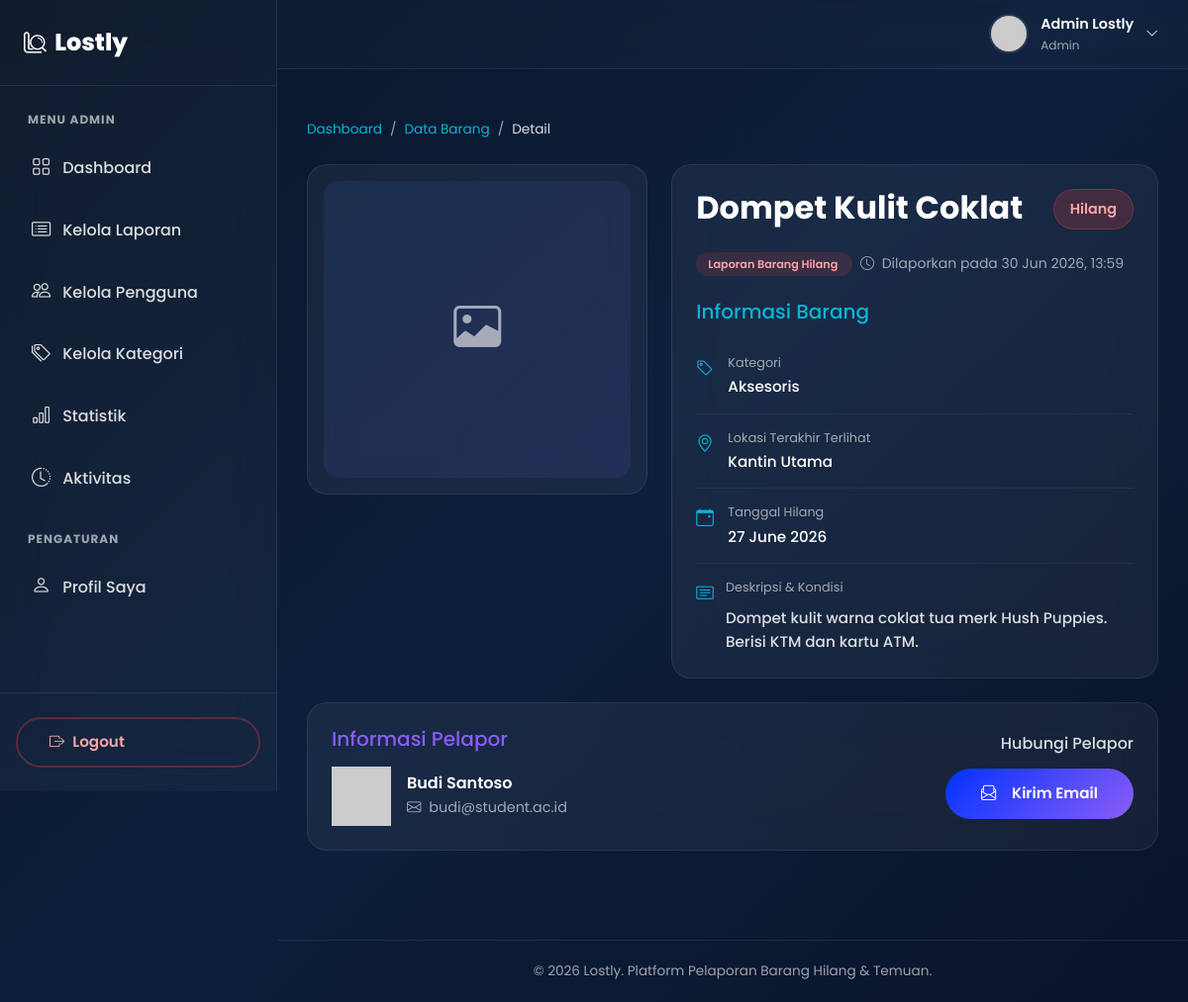
Page /detail_barang.php?id=2&type=hilang (signed in) on the committed database.
### tables this page shows
CREATE TABLE IF NOT EXISTS barang_hilang (
    id_barang INT AUTO_INCREMENT PRIMARY KEY,
    id_user INT NOT NULL,
    nama_barang VARCHAR(150) NOT NULL,
    kategori ENUM('Elektronik', 'Dokumen', 'Aksesoris', 'Pakaian', 'Tas', 'Kunci', 'Buku', 'Lainnya') NOT NULL,
    lokasi VARCHAR(200) NOT NULL,
    tanggal_hilang DATE NOT NULL,
    deskripsi TEXT,
    foto VARCHAR(255) DEFAULT 'no-image.png',
    status ENUM('Hilang', 'Ditemukan', 'Dikembalikan') DEFAULT 'Hilang',
    created_at TIMESTAMP DEFAULT CURRENT_TIMESTAMP,
    FOREIGN KEY (id_user) REFERENCES users(id_user) ON DELETE CASCADE
);

CREATE TABLE IF NOT EXISTS users (
    id_user INT AUTO_INCREMENT PRIMARY KEY,
    nama VARCHAR(100) NOT NULL,
    email VARCHAR(100) NOT NULL UNIQUE,
    password VARCHAR(255) NOT NULL,
    foto VARCHAR(255) DEFAULT 'default.png',
    role ENUM('user', 'admin') DEFAULT 'user',
    created_at TIMESTAMP DEFAULT CURRENT_TIMESTAMP
);

### detail_barang.php (the view, shortened to what this page needs)
<?php
require_once 'session.php';
$id = (int)$_GET['id'];
$type = $_GET['type'];
$current_user_id = $_SESSION['id_user'];
if ($type === 'hilang') {
    $query = "SELECT b.*, u.nama as nama_pelapor, u.email as email_pelapor, u.foto as foto_pelapor,
              'hilang' as tipe, b.tanggal_hilang as tanggal
              FROM barang_hilang b
              JOIN users u ON b.id_user = u.id_user
              WHERE b.id_barang = ?";
} else {
    $query = "SELECT b.*, u.nama as nama_pelapor, u.email as email_pelapor, u.foto as foto_pelapor,
              'temuan' as tipe, b.tanggal_temuan as tanggal
              FROM barang_temuan b
              JOIN users u ON b.id_user = u.id_user
              WHERE b.id_temuan = ?";
}
$stmt = $conn->prepare($query);
$stmt->bind_param("i", $id);
$stmt->execute();
$result = $stmt->get_result();
$item = $result->fetch_assoc();
$is_owner = ($item['id_user'] == $current_user_id);
include 'includes/header.php';
include 'includes/sidebar.php';
include 'includes/topbar.php';
?>
    <div class="container-fluid dashboard-content">
        <nav aria-label="breadcrumb" class="mb-4 animate-on-scroll">
            <ol class="breadcrumb breadcrumb-custom">
                <li class="breadcrumb-item"><a href="dashboard.php">Dashboard</a></li>
                <li class="breadcrumb-item"><a href="data_barang.php">Data Barang</a></li>
                <li class="breadcrumb-item active" aria-current="page">Detail</li>
            </ol>
        </nav>
        <div class="row g-4 justify-content-center">
            <div class="col-lg-5 animate-on-scroll slide-left">
                <div class="detail-card p-3">
                    <?php if ($item['foto'] && $item['foto'] !== 'no-image.png'): ?>
                        <img src="uploads/<?= htmlspecialchars($item['foto']) ?>" alt="<?= htmlspecialchars($item['nama_barang']) ?>" class="detail-image">
                    <?php else: ?>
                        <div class="no-image-placeholder detail-image" style="min-height: 300px; border-radius: var(--radius-md);">
                            <i class="bi bi-image"></i>
                        </div>
                    <?php endif; ?>
                </div>
            </div>
            <div class="col-lg-7 animate-on-scroll slide-right">
                <div class="detail-card p-4 h-100">
                    <div class="d-flex justify-content-between align-items-start mb-3">
                        <h2 style="font-weight: 700; color: var(--text-white);"><?= htmlspecialchars($item['nama_barang']) ?></h2>
                        <span class="badge-status <?= 'badge-' . strtolower($item['status']) ?> px-3 py-2" style="font-size: 0.9rem;">
                            <?= htmlspecialchars($item['status']) ?>
                        </span>
                    </div>
                    <div class="mb-4">
                        <span class="badge-type <?= $item['tipe'] === 'hilang' ? 'badge-type-hilang' : 'badge-type-temuan' ?> me-2">
                            Laporan Barang <?= ucfirst($item['tipe']) ?>
                        </span>
                        <small style="color: var(--text-muted);"><i class="bi bi-clock me-1"></i> Dilaporkan pada <?= date('d M Y, H:i', strtotime($item['created_at'])) ?></small>
                    </div>
                    <h5 class="mb-3" style="color: var(--accent-cyan);">Informasi Barang</h5>
                    <div class="detail-info-item">
                        <i class="bi bi-tag"></i>
                        <div>
                            <div class="info-label">Kategori</div>
                            <div class="info-value"><?= htmlspecialchars($item['kategori']) ?></div>
                        </div>
                    </div>
                    <div class="detail-info-item">
                        <i class="bi bi-geo-alt"></i>
                        <div>
                            <div class="info-label">Lokasi <?= $item['tipe'] === 'hilang' ? 'Terakhir Terlihat' : 'Penemuan' ?></div>
                            <div class="info-value"><?= htmlspecialchars($item['lokasi']) ?></div>
                        </div>
                    </div>
                    <div class="detail-info-item">
                        <i class="bi bi-calendar-event"></i>
                        <div>
                            <div class="info-label">Tanggal <?= ucfirst($item['tipe']) ?></div>
                            <div class="info-value"><?= date('d F Y', strtotime($item['tanggal'])) ?></div>
                        </div>
                    </div>
                    <div class="detail-info-item border-0 pb-0">
                        <i class="bi bi-card-text"></i>
                        <div>
                            <div class="info-label">Deskripsi & Kondisi</div>
                            <div class="info-value mt-2" style="line-height: 1.6; color: var(--text-light);">
                                <?= nl2br(htmlspecialchars($item['deskripsi'])) ?>
                            </div>
                        </div>
                    </div>
                </div>
            </div>
            <div class="col-12 animate-on-scroll">
                <div class="detail-card p-4">
                    <div class="row align-items-center">
                        <div class="col-md-7 mb-4 mb-md-0">
                            <h5 class="mb-3" style="color: var(--accent-purple);">Informasi Pelapor</h5>
                            <div class="d-flex align-items-center gap-3">
                                <img src="uploads/<?= htmlspecialchars($item['foto_pelapor']) ?>" alt="Avatar" class="user-avatar" style="width: 60px; height: 60px;"
                                     onerror="this.src='https://ui-avatars.com/api/?name=<?= urlencode($item['nama_pelapor']) ?>&background=3B82F6&color=fff'">
                                <div>
                                    <h6 class="mb-1 text-white" style="font-weight: 600;"><?= htmlspecialchars($item['nama_pelapor']) ?></h6>
                                    <div style="font-size: 0.9rem; color: var(--text-muted);">
                                        <i class="bi bi-envelope me-1"></i> <?= htmlspecialchars($item['email_pelapor']) ?>
                                    </div>
                                </div>
                            </div>
                        </div>
                        <div class="col-md-5 text-md-end border-md-start" style="border-color: rgba(255,255,255,0.1) !important; padding-left: 1.5rem;">
                            <?php if ($is_owner): ?>
                                <h6 class="mb-3" style="color: var(--text-light);">Aksi Anda</h6>
                                <div class="d-flex gap-2 justify-content-md-end flex-wrap">
                                    <a href="edit_barang.php?id=<?= $id ?>&type=<?= $type ?>" class="btn btn-outline-glass btn-sm-gradient">
                                        <i class="bi bi-pencil-square me-1"></i> Edit Data
                                    </a>
                                    <button type="button" class="btn btn-sm btn-gradient" style="background: linear-gradient(135deg, #EF4444, #B91C1C);"
                                            onclick="confirmDelete(<?= $id ?>, '<?= $type ?>')">
                                        <i class="bi bi-trash me-1"></i> Hapus
                                    </button>
                                </div>
                            <?php else: ?>
                                <h6 class="mb-3" style="color: var(--text-light);">Hubungi Pelapor</h6>
                                <a href="mailto:<?= htmlspecialchars($item['email_pelapor']) ?>?subject=Terkait Laporan <?= ucfirst($item['tipe']) ?>: <?= htmlspecialchars($item['nama_barang']) ?>" class="btn btn-gradient">
                                    <i class="bi bi-envelope-paper me-2"></i> Kirim Email
                                </a>
                            <?php endif; ?>
                        </div>
                    </div>
                </div>
            </div>
        </div>
    </div>
<?php include 'includes/footer.php'; ?>

### style/style.css (style rules this page uses)
:root { --primary-start: #0033FF; --primary-mid: #0600AB; --primary-end: #00033D; --accent-blue: #3B82F6; --accent-cyan: #06B6D4; --accent-purple: #8B5CF6; --accent-green: #10B981; --accent-orange: #F59E0B; --accent-red: #EF4444; --text-white: #FFFFFF; --text-light: rgba(255, 255, 255, 0.85); --text-muted: rgba(255, 255, 255, 0.6); --text-dark: #1E293B; --text-dark-muted: #64748B; --glass-bg: rgba(255, 255, 255, 0.08); --glass-bg-light: rgba(255, 255, 255, 0.12); --glass-bg-strong: rgba(255, 255, 255, 0.18); --glass-border: rgba(255, 255, 255, 0.15); --glass-shadow: 0 8px 32px rgba(0, 0, 0, 0.25); --card-bg: rgba(255, 255, 255, 0.95); --card-shadow: 0 10px 40px rgba(0, 51, 255, 0.08); --radius-sm: 10px; --radius-md: 15px; --radius-lg: 20px; --radius-xl: 25px; --radius-full: 50px; --transition-fast: all 0.2s ease; --transition-normal: all 0.3s ease; --transition-slow: all 0.5s ease; --font-main: 'Poppins', sans-serif; }
* { margin: 0; padding: 0; box-sizing: border-box; }
html { scroll-behavior: smooth; overflow-x: hidden; }
body { font-family: var(--font-main); background: linear-gradient(135deg, var(--primary-start) 0%, var(--primary-mid) 55%, var(--primary-end) 100%); color: var(--text-white); min-height: 100vh; overflow-x: hidden; line-height: 1.6; }
body.page-internal { background: linear-gradient(135deg, #0a1628 0%, #0d1f3c 50%, #091428 100%); }
a { text-decoration: none; color: inherit; transition: var(--transition-normal); }
img { max-width: 100%; height: auto; }
.animate-on-scroll { opacity: 0; transform: translateY(40px); transition: all 0.8s cubic-bezier(0.25, 0.46, 0.45, 0.94); }
.animate-on-scroll.animated { opacity: 1; transform: translateY(0); }
.animate-on-scroll.slide-left { transform: translateX(-60px); }
.animate-on-scroll.slide-left.animated { transform: translateX(0); }
.animate-on-scroll.slide-right { transform: translateX(60px); }
.animate-on-scroll.slide-right.animated { transform: translateX(0); }
.btn-gradient { background: linear-gradient(135deg, var(--primary-start), var(--accent-purple)); color: var(--text-white); border: none; border-radius: var(--radius-full); padding: 14px 36px; font-family: var(--font-main); font-weight: 600; font-size: 0.95rem; cursor: pointer; transition: var(--transition-normal); display: inline-flex; align-items: center; gap: 8px; position: relative; overflow: hidden; }
.btn-gradient::before { content: ''; position: absolute; top: 0; left: -100%; width: 100%; height: 100%; background: linear-gradient(90deg, transparent, rgba(255, 255, 255, 0.15), transparent); transition: var(--transition-slow); }
.breadcrumb-custom { background: transparent; padding: 0; margin-bottom: 0; }
.breadcrumb-custom .breadcrumb-item { font-size: 0.85rem; color: var(--text-muted); }
.breadcrumb-custom .breadcrumb-item a { color: var(--accent-cyan); }
.breadcrumb-custom .breadcrumb-item.active { color: var(--text-light); }
.breadcrumb-custom .breadcrumb-item + .breadcrumb-item::before { color: var(--text-muted); }
.dashboard-content { padding: 20px 0 60px; }
.badge-status { padding: 6px 14px; border-radius: var(--radius-full); font-size: 0.75rem; font-weight: 600; font-family: var(--font-main); }
.badge-hilang { background: rgba(239, 68, 68, 0.2); color: #FCA5A5; border: 1px solid rgba(239, 68, 68, 0.3); }
.badge-type { padding: 4px 12px; border-radius: var(--radius-full); font-size: 0.7rem; font-weight: 600; }
.badge-type-hilang { background: rgba(239, 68, 68, 0.15); color: #FCA5A5; }
.detail-card { background: rgba(255, 255, 255, 0.05); backdrop-filter: blur(20px); border: 1px solid rgba(255, 255, 255, 0.08); border-radius: var(--radius-lg); overflow: hidden; }
.detail-image { width: 100%; max-height: 400px; object-fit: cover; border-radius: var(--radius-lg); }
.detail-info-item { display: flex; align-items: flex-start; gap: 12px; padding: 14px 0; border-bottom: 1px solid rgba(255, 255, 255, 0.06); }
.detail-info-item:last-child { border-bottom: none; }
.detail-info-item i { color: var(--accent-cyan); font-size: 1.1rem; margin-top: 2px; width: 20px; }
.detail-info-item .info-label { font-size: 0.8rem; color: var(--text-muted); margin-bottom: 2px; }
.detail-info-item .info-value { font-size: 0.95rem; font-weight: 500; color: var(--text-white); }
.no-image-placeholder { width: 100%; height: 100%; background: linear-gradient(135deg, rgba(59, 130, 246, 0.1), rgba(139, 92, 246, 0.1)); display: flex; align-items: center; justify-content: center; color: var(--text-muted); font-size: 3rem; }

### rows in the picture
barang_hilang: nama_barang "Dompet Kulit Coklat", status "Hilang", created_at "30 Jun 2026, 13:59", kategori "Aksesoris", lokasi "Kantin Utama", tanggal_hilang "27 June 2026", deskripsi "Dompet kulit warna coklat tua merk Hush Puppies. Berisi KTM dan kartu ATM.", id_user.nama "Budi Santoso", id_user.email "budi@student.ac.id"

### other values in the picture
$user['nama'] "Admin Lostly"
$user['role'] "Admin"
$item['tipe'] "Hilang"
